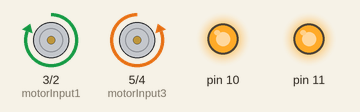
This sketch was run on a simulated Arduino Uno, built with avr-gcc and run on an emulated ATmega328P. Parts: motor-driver pin pairs drawn as motors (green arrow = first pin HIGH = forward, orange = second pin HIGH = backward, longer = more drive), output pins drawn as LEDs (lit = HIGH).

Above: at 5.5 s.
At 6.5 s:
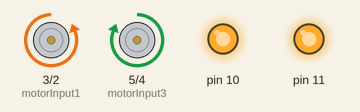
At 7.5 s:
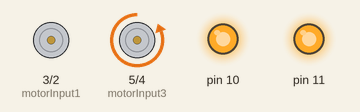
At 8.5 s:
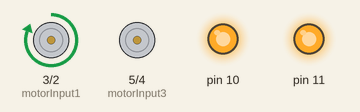
At 9.5 s:
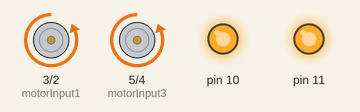
At 10.5 s:
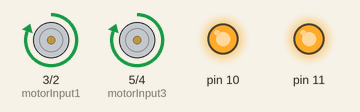
Timing chart, 0 to 11.9 s (numbered marks = the images above):
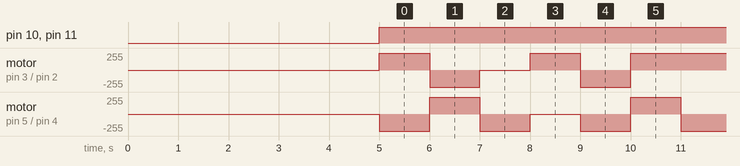

Measured:
- by itself, pin 10, pin 11: LOW → HIGH at 5.0 s
- by itself, motor on pin 3 (motorInput1) / pin 2 (motorInput2): repeats every 6.0 s: backward 255/255 1.0 s, stopped 1.0 s, forward 255/255 1.0 s, backward 255/255 1.0 s, forward 255/255 2.0 s
- by itself, motor on pin 5 (motorInput3) / pin 4 (motorInput4): repeats every 6.0 s: forward 255/255 1.0 s, backward 255/255 1.0 s, stopped 1.0 s, backward 255/255 1.0 s, forward 255/255 1.0 s, backward 255/255 1.0 s

The sketch:

motor_test.ino
```cpp
int motorInput1 = 3;
int motorInput2 = 2;
int motorInput3 = 5;
int motorInput4 = 4;
int ENB = 11;


int motorA_speed=255;
int motorB_speed=255;

int motorA1_speed=255;
int motorB1_speed=255;


void setup()
{


  pinMode(motorInput1, OUTPUT);
  pinMode(motorInput2, OUTPUT);
  pinMode(motorInput3, OUTPUT);
  pinMode(motorInput4, OUTPUT);
  pinMode(10, OUTPUT);
  pinMode(11, OUTPUT);


  Serial.begin(9600);                     //setting serial monitor at a default baund rate of 9600

  delay(5000);


}
void loop()
{

  analogWrite(10, motorA_speed);
   analogWrite(11, motorB_speed);
forward();
delay(1000);
reverse();
delay(1000);
right();
delay(1000);
left();
delay(1000);
sharpRightTurn();
delay(1000);
sharpLeftTurn();
delay(1000);

}


void sharpRightTurn()
{
  /*The pin numbers and high, low values might be different depending on your connections */
   //analogWrite(ENA, motorA1_speed);
  //analogWrite(ENB, motorB1_speed);

  digitalWrite(motorInput1, LOW);
  digitalWrite(motorInput2, HIGH);
  digitalWrite(motorInput3, LOW);
  digitalWrite(motorInput4, HIGH);
}
void sharpLeftTurn()
{
  /*The pin numbers and high, low values might be different depending on your connections */
  digitalWrite(motorInput1, HIGH);
  digitalWrite(motorInput2, LOW);
  digitalWrite(motorInput3, HIGH);
  digitalWrite(motorInput4, LOW);
}

void right()
{
  /*The pin numbers and high, low values might be different depending on your connections */
  digitalWrite(motorInput1, LOW);
  digitalWrite(motorInput2, LOW);
  digitalWrite(motorInput3, LOW);
  digitalWrite(motorInput4, HIGH);
}
void left()
{
  /*The pin numbers and high, low values might be different depending on your connections */
  digitalWrite(motorInput1, HIGH);
  digitalWrite(motorInput2, LOW);
  digitalWrite(motorInput3, LOW);
  digitalWrite(motorInput4, LOW);
}
void reverse() {
  /*The pin numbers and high, low values might be different depending on your connections */
  digitalWrite(motorInput1, LOW);
  digitalWrite(motorInput2, HIGH);
  digitalWrite(motorInput3, HIGH);
  digitalWrite(motorInput4, LOW);
}
void forward() {
  /*The pin numbers and high, low values might be different depending on your connections */
  digitalWrite(motorInput1, HIGH);
  digitalWrite(motorInput2, LOW);
  digitalWrite(motorInput3, LOW);
  digitalWrite(motorInput4, HIGH);
}

void stop_bot()
{
  /*The pin numbers and high, low values might be different depending on your connections */
  digitalWrite(motorInput1, LOW);
  digitalWrite(motorInput2, LOW);
  digitalWrite(motorInput3, LOW);
  digitalWrite(motorInput4, LOW);
}
```
